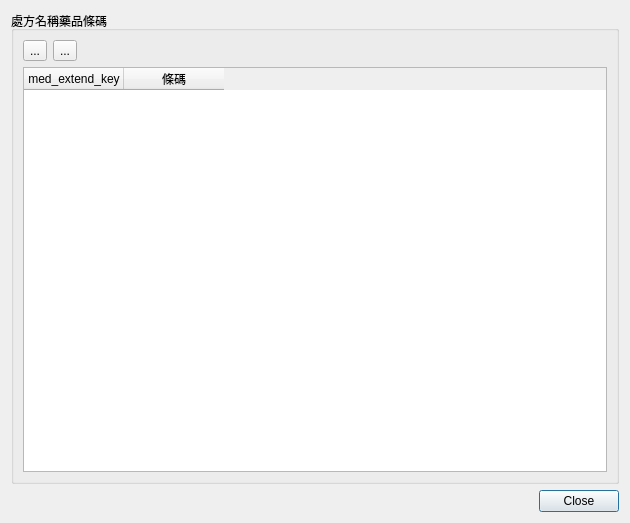
<?xml version="1.0" encoding="UTF-8"?>
<ui version="4.0">
 <class>Dialog_start_no</class>
 <widget class="QDialog" name="Dialog_start_no">
  <property name="windowModality">
   <enum>Qt::NonModal</enum>
  </property>
  <property name="geometry">
   <rect>
    <x>0</x>
    <y>0</y>
    <width>630</width>
    <height>523</height>
   </rect>
  </property>
  <property name="sizePolicy">
   <sizepolicy hsizetype="Preferred" vsizetype="Preferred">
    <horstretch>0</horstretch>
    <verstretch>0</verstretch>
   </sizepolicy>
  </property>
  <property name="windowTitle">
   <string>診號起始號設定</string>
  </property>
  <layout class="QVBoxLayout" name="verticalLayout">
   <item>
    <widget class="QGroupBox" name="groupBox">
     <property name="title">
      <string>處方名稱藥品條碼</string>
     </property>
     <property name="flat">
      <bool>true</bool>
     </property>
     <layout class="QVBoxLayout" name="verticalLayout_3">
      <item>
       <layout class="QVBoxLayout" name="verticalLayout_2">
        <item>
         <layout class="QHBoxLayout" name="horizontalLayout">
          <item>
           <widget class="QToolButton" name="toolButton_add">
            <property name="text">
             <string>...</string>
            </property>
            <property name="icon">
             <iconset>
              <normaloff>../icons/add.svg</normaloff>../icons/add.svg</iconset>
            </property>
           </widget>
          </item>
          <item>
           <widget class="QToolButton" name="toolButton_remove">
            <property name="text">
             <string>...</string>
            </property>
            <property name="icon">
             <iconset>
              <normaloff>../icons/remove.svg</normaloff>../icons/remove.svg</iconset>
            </property>
           </widget>
          </item>
          <item>
           <spacer name="horizontalSpacer">
            <property name="orientation">
             <enum>Qt::Horizontal</enum>
            </property>
            <property name="sizeHint" stdset="0">
             <size>
              <width>40</width>
              <height>20</height>
             </size>
            </property>
           </spacer>
          </item>
         </layout>
        </item>
        <item>
         <widget class="QTableWidget" name="tableWidget_med_extend">
          <property name="editTriggers">
           <set>QAbstractItemView::NoEditTriggers</set>
          </property>
          <property name="alternatingRowColors">
           <bool>true</bool>
          </property>
          <property name="selectionMode">
           <enum>QAbstractItemView::SingleSelection</enum>
          </property>
          <property name="selectionBehavior">
           <enum>QAbstractItemView::SelectRows</enum>
          </property>
          <column>
           <property name="text">
            <string>med_extend_key</string>
           </property>
          </column>
          <column>
           <property name="text">
            <string>條碼</string>
           </property>
          </column>
         </widget>
        </item>
       </layout>
      </item>
     </layout>
    </widget>
   </item>
   <item>
    <widget class="QDialogButtonBox" name="buttonBox">
     <property name="orientation">
      <enum>Qt::Horizontal</enum>
     </property>
     <property name="standardButtons">
      <set>QDialogButtonBox::Close</set>
     </property>
     <property name="centerButtons">
      <bool>false</bool>
     </property>
    </widget>
   </item>
  </layout>
 </widget>
 <resources/>
 <connections>
  <connection>
   <sender>buttonBox</sender>
   <signal>accepted()</signal>
   <receiver>Dialog_start_no</receiver>
   <slot>accept()</slot>
   <hints>
    <hint type="sourcelabel">
     <x>248</x>
     <y>254</y>
    </hint>
    <hint type="destinationlabel">
     <x>157</x>
     <y>274</y>
    </hint>
   </hints>
  </connection>
  <connection>
   <sender>buttonBox</sender>
   <signal>rejected()</signal>
   <receiver>Dialog_start_no</receiver>
   <slot>reject()</slot>
   <hints>
    <hint type="sourcelabel">
     <x>316</x>
     <y>260</y>
    </hint>
    <hint type="destinationlabel">
     <x>286</x>
     <y>274</y>
    </hint>
   </hints>
  </connection>
 </connections>
</ui>
